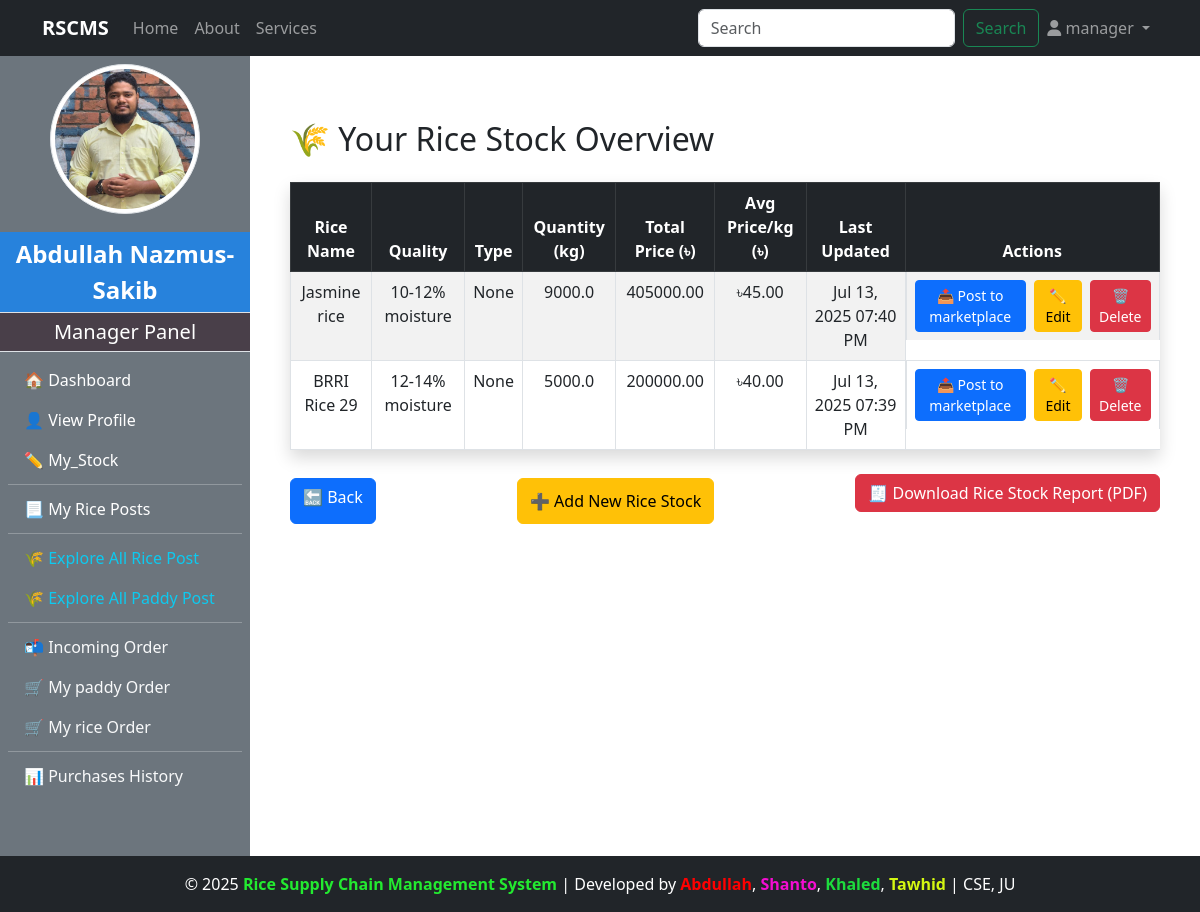
The page /manager/rice_stock_report/ (signed in) on the database as committed earlier.
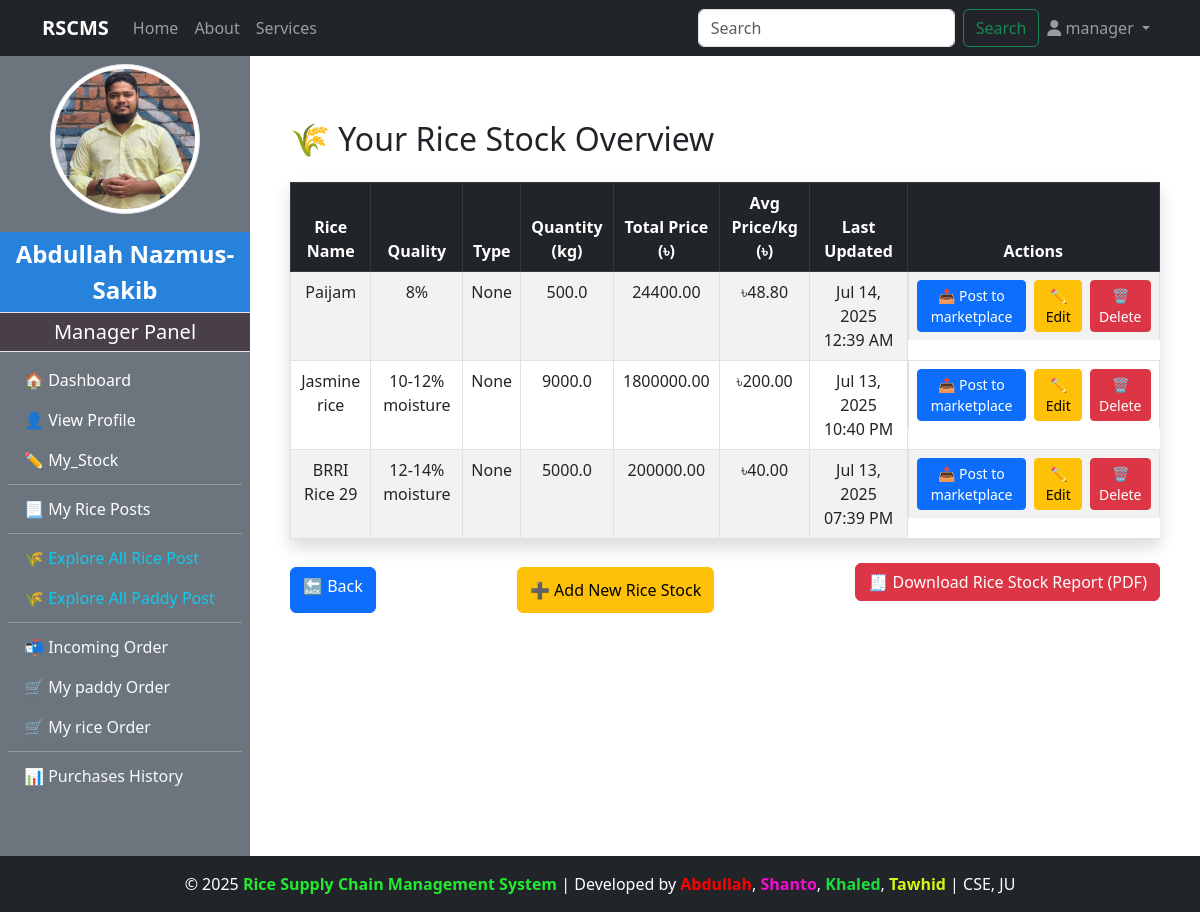
The same page on the database as committed later.
### manager/models.py (models this page shows, shortened)
class RiceStock(models.Model):
    manager = models.ForeignKey(
        CustomUser,
        on_delete=models.CASCADE,
        limit_choices_to={'role': 'manager'},
        related_name='rice_stock'
    )
    rice_name = models.CharField(max_length=100)
    quality = models.CharField(max_length=100, blank=True, null=True)
    rice_type = models.CharField(max_length=100, blank=True, null=True)
    stock_quantity = models.FloatField(help_text='In kg')
    total_price = models.DecimalField(
        max_digits=10,
        decimal_places=2,
        default=0,
        help_text="Total value of current stock"
    )
    average_price_per_kg = models.DecimalField(
        max_digits=6,
        decimal_places=2,
        default=0.00
    )
    description = models.TextField(blank=True, null=True)
    is_active = models.BooleanField(default=True)
    created_at = models.DateTimeField(auto_now_add=True)
    updated_at = models.DateTimeField(auto_now=True)
    class Meta:
        verbose_name = "Rice Stock"
        verbose_name_plural = "Rice Stocks"

### manager/views.py (the view)
# urls.py: path("rice_stock_report/",views.rice_stock_report,name="rice_stock_report"),
def rice_stock_report(request):
    rice_stocks = RiceStock.objects.filter(manager=request.user).order_by('-updated_at')
    context = {
        'rice_stocks':rice_stocks,
    }
    return render(request, "manager/stock/rice_stock_report.html",context)

### admin_panel/context_processors.py (called while the page is built)
def admin_profile(request):
    if request.user.is_authenticated:
        try:
            admin = AdminProfile.objects.get(user=request.user)
            return {'admin': admin}
        except AdminProfile.DoesNotExist:
            return {}
    return {}

### customer/context_processors.py (called while the page is built)
def customer_profile(request):
    if request.user.is_authenticated:
        try:
            customer = CustomerProfile.objects.get(user=request.user)
            return {'customer': customer}
        except CustomerProfile.DoesNotExist:
            return {}
    return {}

### manager/context_processors.py (called while the page is built)
def manager_profile(request):
    if request.user.is_authenticated:
        try:
            manager = ManagerProfile.objects.get(user=request.user)
            return {'manager': manager}
        except ManagerProfile.DoesNotExist:
            return {}
    return {}

### manager/templates/manager/stock/rice_stock_report.html (shortened to what this page needs)
{% extends "base.html" %}
{% block content %}
<div class="container mt-5">
    <h2 class="mb-4">🌾 Your Rice Stock Overview</h2>
    {% if rice_stocks %}
        <table class="table table-bordered table-hover table-striped shadow">
            <thead class="table-dark text-center">
                <tr>
                    <th>Rice Name</th>
                    <th>Quality</th>
                    <th>Type</th>
                    <th>Quantity (kg)</th>
                    <th>Total Price (৳)</th>
                    <th>Avg Price/kg (৳)</th>
                    <th>Last Updated</th>
                    <th>Actions</th>
                </tr>
            </thead>
            <tbody class="text-center">
                {% for stock in rice_stocks %}
                <tr>
                    <td>{{ stock.rice_name }}</td>
                    <td>{{ stock.quality }}</td>
                    <td>{{ stock.rice_type }}</td>
                    <td>{{ stock.stock_quantity }}</td>
                    <td>{{ stock.total_price }}</td>
                    <td>৳{{ stock.average_price_per_kg }}</td>
                    <td>{{ stock.updated_at|date:"M d, Y h:i A" }}</td>
                    <td class="d-flex justify-content-center gap-2">
                        <form action="{% url 'create_rice_post' stock.id %}" method="get">
                            <button type="submit" class="btn btn-sm btn-primary">📤 Post to marketplace</button>
                        </form>
                        <button class="btn btn-sm btn-warning" data-bs-toggle="modal" data-bs-target="#editModal{{ stock.id }}">
                            ✏️ Edit
                        </button>
                        <button class="btn btn-sm btn-danger" data-bs-toggle="modal" data-bs-target="#deleteModal{{ stock.id }}">
                            🗑️ Delete
                        </button>
                    </td>
                </tr>
                {% endfor %}
            </tbody>
        </table>
    {% else %}
        <div class="alert alert-warning">No rice stock available.</div>
    {% endif %}
    <div class="mt-4 d-flex justify-content-between">
        <a href="{% url 'manager_stock_management' %}" class="btn btn-primary my-1">🔙 Back</a>
        <button class="btn btn-warning my-1" data-bs-toggle="modal" data-bs-target="#addRiceModal">
            ➕ Add New Rice Stock
        </button>
        <form action="{% url 'download_rice_stock_report' %}" method="get" class="mb-3">
            <button type="submit" class="btn btn-danger">
                🧾 Download Rice Stock Report (PDF)
            </button>
        </form>
    </div>
</div>
{% endblock %}

Rows that differ between the two databases and show on the page:
added RiceStock: rice_name "Paijam", quality "8%", rice_type "None", stock_quantity "500.0", total_price "24400.00", average_price_per_kg "48.80", updated_at "Jul 14, 2025 12:39 AM"
changed RiceStock "Jasmine rice": total_price "405000.00" → "1800000.00"; average_price_per_kg "45.00" → "200.00"; updated_at "Jul 13, 2025 07:40 PM" → "Jul 13, 2025 10:40 PM"
